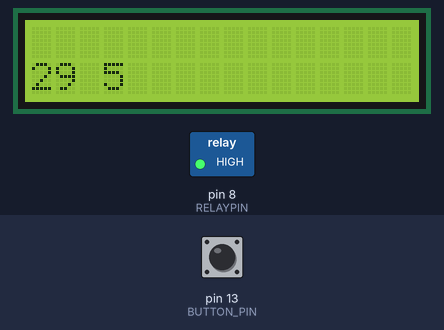
This program was run on a simulated Arduino Uno, built with avr-gcc and run on an emulated ATmega328P. Shown: 16×2 character LCD, switched loads named in the program (green lamp = pin HIGH). The test bench sets the inputs (shaded band); at power-on: pin 13 (BUTTON_PIN) HIGH.

Above: at 0.1 s.
At 6.0 s:
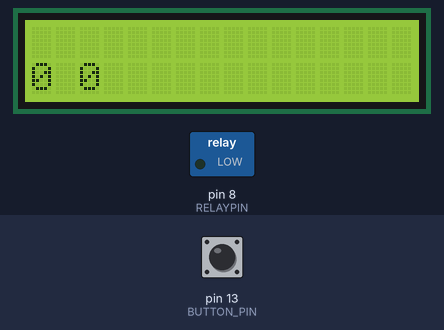
6.1 s: pin 13 (BUTTON_PIN) pulled LOW for 3.2 s
At 8.8 s:
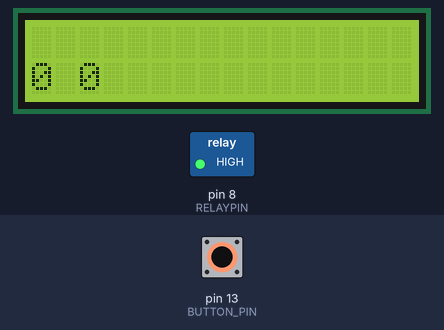
Timing chart, 0 to 19.5 s (numbered marks = the images above; inputs shaded):
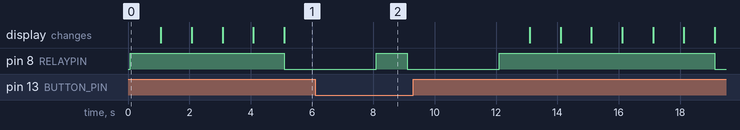

The program:

main.cpp
```cpp
#include <Arduino.h>
#include <Wire.h>
#include <SPI.h>
#include <LiquidCrystal.h>

/*
LCD: 5V
K - GND
A - 5V
Rw - GND
V0 - potentio
VLD - 5V
VSS - GND
*/
#define RsPIN 2
#define EnPIN 3
#define D4PIN 4
#define D5PIN 5
#define D6PIN 6
#define D7PIN 7
#define DRYMOISMIN 400
#define DRYMOISMAX 600
#define WETMOIS 300
#define LOWWATERMODE false
#define RELAYPIN 8
#define MAX_SENSORS 100
#define BUTTON_PIN 13
#define debug false
#define MS_0 0UL
#define MS_1MIN 60000UL
#define MS_10MIN 600000UL
#define MS_30MIN 1800000UL
#define MS_1H 3600000UL
#define MS_2H 7200000UL
#define MS_6H 21600000UL
#define MS_12H 43200000UL
#define RELAY_DELAY_MS 3000UL
#define MAX_MOIS_PROPER_VALUE 1000

uint8_t mois_analog_pins[] = {};// {A0, A1};
uint8_t mois_digital_pins[] = {};//{9, 10};
int mois_values[MAX_SENSORS];
int mois_state[MAX_SENSORS];
int number_of_sensors = *(&mois_analog_pins + 1) - mois_analog_pins;
int button_state = 0;
unsigned long moise_watering_delay = MS_10MIN;
unsigned long auto_water_delay = MS_10MIN;
bool moise_watering = false;
bool auto_watering = false;
unsigned long last_time_auto_watering = 0;
unsigned long last_time_moise_watering = 0;
unsigned long time_now = 0;
LiquidCrystal lcd(RsPIN, EnPIN, D4PIN, D5PIN, D6PIN, D7PIN);

void setup(){
  Serial.begin(9600);
  pinMode(RELAYPIN, OUTPUT);
  pinMode(BUTTON_PIN, INPUT_PULLUP);
  for(int i = 0; i < number_of_sensors; i++){
    pinMode(mois_digital_pins[i], INPUT);
  }
  lcd.begin(16,2);
  lcd.clear();
  // attachInterrupt(digitalPinToInterrupt(BUTTON_PI), , CHANGE);
}

void show_time(unsigned long t, LiquidCrystal lcd){
  if(t >= MS_1H){
    lcd.print((int)(t/MS_1H));
    if(t % MS_1H > 0){
      lcd.print(":");
      lcd.print((t % MS_1H)/MS_1MIN);
    }
    lcd.print("H ");
  }else{
    lcd.print(t/MS_1MIN);
    lcd.print("M ");
  }
}
void loop() {
  time_now = millis();
  lcd.clear();
  button_state = digitalRead(BUTTON_PIN);
  if (button_state == HIGH) {
    switch (auto_water_delay){
      case MS_10MIN:
      auto_water_delay = MS_30MIN;
      break;

      case MS_30MIN:
      auto_water_delay = MS_1H;
      break;

      case MS_1H:
      auto_water_delay = MS_2H;
      break;

      case MS_2H:
      auto_water_delay = MS_6H;
      break;

      case MS_6H:
      auto_water_delay = MS_12H;
      break;

      case MS_12H:
      auto_water_delay = MS_0;
      break;

      case MS_0:
      auto_water_delay = MS_10MIN;
      break;

    }
  }

  if(LOWWATERMODE){
    moise_watering_delay = (unsigned long)(2UL * auto_water_delay / 5UL);
  }else{
    moise_watering_delay = (unsigned long)(auto_water_delay / 5UL);
  }

  for(int i = 0; i < number_of_sensors; i++){
    mois_values[i] = analogRead(mois_analog_pins[i]);
    mois_state[i] = digitalRead(mois_digital_pins[i]);
  }

  bool is_dry = false;
  bool is_one_wet = false;
  for(int i = 0; i < number_of_sensors; i++){
    // if(mois_values[i] > DRYMOISMIN && mois_values[i] < DRYMOISMAX){
    //   is_dry = true;
    // }
    // if(mois_values[i] < WETMOIS){
    //   is_one_wet = true;
    // }
    if(mois_state[i] == LOW){
      is_one_wet = true;
    }
    if((mois_state[i] == HIGH && mois_values[i] < MAX_MOIS_PROPER_VALUE)){
      is_dry = true;
    }
  }

  if(auto_water_delay < time_now - last_time_auto_watering){
    auto_watering = true;
    last_time_auto_watering = time_now;
  }else{
    auto_watering = false;
  }

  if(moise_watering_delay < time_now - last_time_moise_watering){
    last_time_moise_watering = time_now;
    if((is_dry && !is_one_wet) || number_of_sensors == 0){
      moise_watering = true;
    }
  }
  else{
    moise_watering = false;
  }

  if(debug){
    Serial.print(number_of_sensors);
    Serial.print("\t");
    Serial.print(auto_water_delay);
    Serial.print("\n");
    Serial.print(moise_watering);
    Serial.print("\t");
    Serial.print(auto_watering);
    Serial.print("\n");
    Serial.print(last_time_auto_watering);
    Serial.print("\t");
    Serial.print(last_time_moise_watering);
    Serial.print("\t");
    Serial.print(time_now);
    Serial.print("\n");
  }

  lcd.setCursor(0, 0);
  for(int i = 0; i < number_of_sensors; i++){
    lcd.print(mois_values[i]);
    lcd.print("-");
  }
  lcd.setCursor(0, 1);
  show_time(auto_water_delay, lcd);
  show_time(moise_watering_delay, lcd);
  lcd.print((last_time_auto_watering - time_now + auto_water_delay)/MS_1MIN);
  lcd.print(" ");
  lcd.print((last_time_moise_watering - time_now + moise_watering_delay)/MS_1MIN);

  if(moise_watering || auto_watering){
    digitalWrite(RELAYPIN, LOW);
    delay(RELAY_DELAY_MS);
    digitalWrite(RELAYPIN, HIGH);
  }else{
    digitalWrite(RELAYPIN, HIGH);
  }
  delay(1000);
}
```
